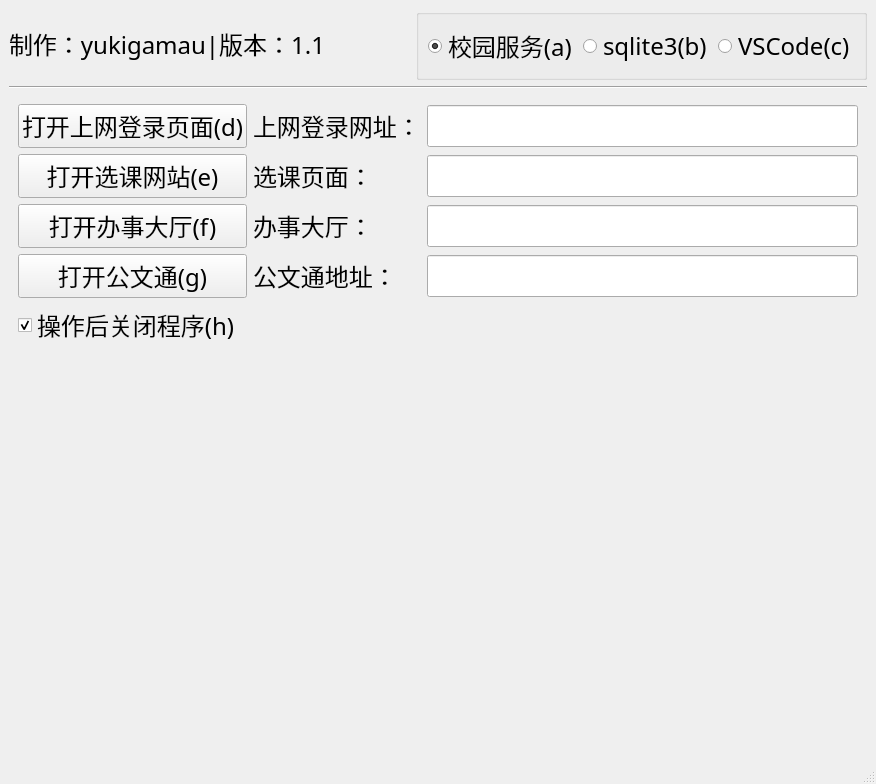
<?xml version="1.0" encoding="UTF-8"?>
<ui version="4.0">
 <class>MainWindow</class>
 <widget class="QMainWindow" name="MainWindow">
  <property name="geometry">
   <rect>
    <x>0</x>
    <y>0</y>
    <width>806</width>
    <height>683</height>
   </rect>
  </property>
  <property name="sizePolicy">
   <sizepolicy hsizetype="Expanding" vsizetype="Preferred">
    <horstretch>0</horstretch>
    <verstretch>0</verstretch>
   </sizepolicy>
  </property>
  <property name="windowTitle">
   <string>假命令行</string>
  </property>
  <widget class="QWidget" name="centralwidget">
   <property name="sizePolicy">
    <sizepolicy hsizetype="Expanding" vsizetype="Minimum">
     <horstretch>0</horstretch>
     <verstretch>0</verstretch>
    </sizepolicy>
   </property>
   <property name="font">
    <font>
     <family>新宋体</family>
     <pointsize>18</pointsize>
    </font>
   </property>
   <layout class="QVBoxLayout" name="verticalLayout_5">
    <item>
     <layout class="QHBoxLayout" name="horizontalLayout">
      <property name="bottomMargin">
       <number>0</number>
      </property>
      <item>
       <widget class="QLabel" name="label_5">
        <property name="sizePolicy">
         <sizepolicy hsizetype="Preferred" vsizetype="Fixed">
          <horstretch>0</horstretch>
          <verstretch>0</verstretch>
         </sizepolicy>
        </property>
        <property name="text">
         <string>制作：yukigamau|版本：1.1</string>
        </property>
       </widget>
      </item>
      <item>
       <spacer name="horizontalSpacer_2">
        <property name="orientation">
         <enum>Qt::Orientation::Horizontal</enum>
        </property>
        <property name="sizeHint" stdset="0">
         <size>
          <width>40</width>
          <height>20</height>
         </size>
        </property>
       </spacer>
      </item>
      <item>
       <widget class="QGroupBox" name="pageSelectBox">
        <property name="title">
         <string/>
        </property>
        <property name="flat">
         <bool>false</bool>
        </property>
        <layout class="QHBoxLayout" name="horizontalLayout_2">
         <item>
          <widget class="QRadioButton" name="schoolPageButton">
           <property name="text">
            <string>校园服务(a)</string>
           </property>
           <property name="shortcut">
            <string>A</string>
           </property>
           <property name="checkable">
            <bool>true</bool>
           </property>
           <property name="checked">
            <bool>true</bool>
           </property>
          </widget>
         </item>
         <item>
          <widget class="QRadioButton" name="sqlitePageButton">
           <property name="text">
            <string>sqlite3(b)</string>
           </property>
           <property name="shortcut">
            <string>B</string>
           </property>
          </widget>
         </item>
         <item>
          <widget class="QRadioButton" name="vscodePageButton">
           <property name="text">
            <string>VSCode(c)</string>
           </property>
           <property name="shortcut">
            <string>C</string>
           </property>
          </widget>
         </item>
        </layout>
       </widget>
      </item>
     </layout>
    </item>
    <item>
     <widget class="Line" name="line_2">
      <property name="orientation">
       <enum>Qt::Orientation::Horizontal</enum>
      </property>
     </widget>
    </item>
    <item>
     <widget class="QStackedWidget" name="mainShowWidget">
      <widget class="QWidget" name="schoolPage">
       <layout class="QVBoxLayout" name="verticalLayout_2">
        <item>
         <layout class="QGridLayout" name="gridLayout_2">
          <item row="2" column="3">
           <widget class="QLineEdit" name="chooseClassText"/>
          </item>
          <item row="3" column="1">
           <widget class="QLabel" name="label_2">
            <property name="text">
             <string>办事大厅：</string>
            </property>
           </widget>
          </item>
          <item row="1" column="0">
           <widget class="QPushButton" name="websiteButton">
            <property name="text">
             <string>打开上网登录页面(d)</string>
            </property>
            <property name="shortcut">
             <string>D</string>
            </property>
           </widget>
          </item>
          <item row="3" column="3">
           <widget class="QLineEdit" name="hallText"/>
          </item>
          <item row="3" column="0">
           <widget class="QPushButton" name="hallButton">
            <property name="text">
             <string>打开办事大厅(f)</string>
            </property>
            <property name="shortcut">
             <string>F</string>
            </property>
           </widget>
          </item>
          <item row="1" column="1">
           <widget class="QLabel" name="websiteLabel">
            <property name="text">
             <string>上网登录网址：</string>
            </property>
           </widget>
          </item>
          <item row="5" column="0">
           <widget class="QCheckBox" name="shutdownBox">
            <property name="text">
             <string>操作后关闭程序(h)</string>
            </property>
            <property name="iconSize">
             <size>
              <width>12</width>
              <height>12</height>
             </size>
            </property>
            <property name="shortcut">
             <string>H</string>
            </property>
            <property name="checked">
             <bool>true</bool>
            </property>
           </widget>
          </item>
          <item row="1" column="3">
           <widget class="QLineEdit" name="websiteText"/>
          </item>
          <item row="2" column="0">
           <widget class="QPushButton" name="chooseClassButton">
            <property name="text">
             <string>打开选课网站(e)</string>
            </property>
            <property name="shortcut">
             <string>E</string>
            </property>
           </widget>
          </item>
          <item row="2" column="1">
           <widget class="QLabel" name="chooseClassLable">
            <property name="text">
             <string>选课页面：</string>
            </property>
           </widget>
          </item>
          <item row="4" column="0">
           <widget class="QPushButton" name="documentButton">
            <property name="text">
             <string>打开公文通(g)</string>
            </property>
            <property name="shortcut">
             <string>G</string>
            </property>
           </widget>
          </item>
          <item row="4" column="1">
           <widget class="QLabel" name="label_3">
            <property name="text">
             <string>公文通地址：</string>
            </property>
           </widget>
          </item>
          <item row="4" column="3">
           <widget class="QLineEdit" name="documentText"/>
          </item>
         </layout>
        </item>
        <item>
         <spacer name="verticalSpacer">
          <property name="orientation">
           <enum>Qt::Orientation::Vertical</enum>
          </property>
          <property name="sizeHint" stdset="0">
           <size>
            <width>20</width>
            <height>40</height>
           </size>
          </property>
         </spacer>
        </item>
       </layout>
      </widget>
      <widget class="QWidget" name="sqlitePage">
       <layout class="QVBoxLayout" name="verticalLayout">
        <item>
         <layout class="QGridLayout" name="gridLayout_7">
          <property name="bottomMargin">
           <number>0</number>
          </property>
          <item row="0" column="2">
           <widget class="QComboBox" name="dbFilesChangeCCB"/>
          </item>
          <item row="4" column="0">
           <widget class="QPushButton" name="runSqlButton">
            <property name="text">
             <string>执行(ctrl+r)</string>
            </property>
            <property name="shortcut">
             <string>Ctrl+R</string>
            </property>
           </widget>
          </item>
          <item row="2" column="1">
           <widget class="QLabel" name="label_7">
            <property name="text">
             <string>表格名称：</string>
            </property>
           </widget>
          </item>
          <item row="0" column="1">
           <widget class="QLabel" name="label_8">
            <property name="sizePolicy">
             <sizepolicy hsizetype="Preferred" vsizetype="Fixed">
              <horstretch>0</horstretch>
              <verstretch>0</verstretch>
             </sizepolicy>
            </property>
            <property name="text">
             <string>数据库地址：</string>
            </property>
           </widget>
          </item>
          <item row="2" column="0">
           <widget class="QPushButton" name="openSqlViewButton">
            <property name="text">
             <string>表视图(F5)</string>
            </property>
            <property name="shortcut">
             <string>F5</string>
            </property>
           </widget>
          </item>
          <item row="4" column="1">
           <widget class="QLabel" name="label_9">
            <property name="text">
             <string>输入代码↓</string>
            </property>
           </widget>
          </item>
          <item row="2" column="2">
           <widget class="QLineEdit" name="tableNameText"/>
          </item>
          <item row="0" column="0">
           <layout class="QVBoxLayout" name="verticalLayout_4">
            <item>
             <widget class="QPushButton" name="dbFilesChangeButton">
              <property name="text">
               <string>修改数据库名单(d)</string>
              </property>
              <property name="shortcut">
               <string>D</string>
              </property>
             </widget>
            </item>
            <item>
             <widget class="QPushButton" name="sortCCBButton">
              <property name="text">
               <string>排序(e)</string>
              </property>
              <property name="shortcut">
               <string>E</string>
              </property>
             </widget>
            </item>
           </layout>
          </item>
         </layout>
        </item>
        <item>
         <widget class="QPlainTextEdit" name="runSqlText">
          <property name="sizePolicy">
           <sizepolicy hsizetype="Expanding" vsizetype="Preferred">
            <horstretch>0</horstretch>
            <verstretch>0</verstretch>
           </sizepolicy>
          </property>
         </widget>
        </item>
        <item>
         <layout class="QHBoxLayout" name="horizontalLayout_3">
          <property name="bottomMargin">
           <number>0</number>
          </property>
          <item>
           <widget class="QLabel" name="label">
            <property name="text">
             <string>表视图↓</string>
            </property>
           </widget>
          </item>
          <item>
           <spacer name="horizontalSpacer_3">
            <property name="orientation">
             <enum>Qt::Orientation::Horizontal</enum>
            </property>
            <property name="sizeHint" stdset="0">
             <size>
              <width>40</width>
              <height>20</height>
             </size>
            </property>
           </spacer>
          </item>
          <item>
           <widget class="QPushButton" name="saveButton">
            <property name="text">
             <string>应用修改(ctrl+s)</string>
            </property>
            <property name="shortcut">
             <string>Ctrl+S</string>
            </property>
           </widget>
          </item>
         </layout>
        </item>
        <item>
         <widget class="QTableView" name="dbTable"/>
        </item>
       </layout>
      </widget>
      <widget class="QWidget" name="vscodePage">
       <layout class="QGridLayout" name="gridLayout_8">
        <item row="4" column="0">
         <widget class="QPushButton" name="openVSCodeButton">
          <property name="text">
           <string>配置MSVC环境打开VSCode(g)</string>
          </property>
          <property name="shortcut">
           <string>G</string>
          </property>
         </widget>
        </item>
        <item row="2" column="0">
         <widget class="QPushButton" name="folderDelButton">
          <property name="text">
           <string>删除文件夹链接(f)</string>
          </property>
          <property name="shortcut">
           <string>F</string>
          </property>
         </widget>
        </item>
        <item row="1" column="1">
         <widget class="QLineEdit" name="folderAddText"/>
        </item>
        <item row="6" column="0">
         <spacer name="verticalSpacer_2">
          <property name="orientation">
           <enum>Qt::Orientation::Vertical</enum>
          </property>
          <property name="sizeHint" stdset="0">
           <size>
            <width>20</width>
            <height>40</height>
           </size>
          </property>
         </spacer>
        </item>
        <item row="1" column="0">
         <widget class="QPushButton" name="folderAddButton">
          <property name="text">
           <string>添加文件夹链接</string>
          </property>
         </widget>
        </item>
        <item row="0" column="1">
         <widget class="QComboBox" name="foldersCCB"/>
        </item>
        <item row="0" column="0">
         <widget class="QLabel" name="label_6">
          <property name="text">
           <string>文件夹：</string>
          </property>
         </widget>
        </item>
        <item row="5" column="0">
         <widget class="QCheckBox" name="shutdownForVSCodeBox">
          <property name="text">
           <string>开启后关闭程序(h)</string>
          </property>
          <property name="shortcut">
           <string>H</string>
          </property>
         </widget>
        </item>
        <item row="3" column="0">
         <widget class="QLabel" name="label_16">
          <property name="text">
           <string>MSVC命令行地址：</string>
          </property>
         </widget>
        </item>
        <item row="3" column="1">
         <widget class="QLineEdit" name="vsDevCmdAddrText"/>
        </item>
       </layout>
      </widget>
      <widget class="QWidget" name="dbFilesChangePage">
       <layout class="QVBoxLayout" name="verticalLayout_3">
        <item>
         <layout class="QGridLayout" name="gridLayout">
          <item row="1" column="5">
           <spacer name="horizontalSpacer">
            <property name="orientation">
             <enum>Qt::Orientation::Horizontal</enum>
            </property>
            <property name="sizeHint" stdset="0">
             <size>
              <width>40</width>
              <height>20</height>
             </size>
            </property>
           </spacer>
          </item>
          <item row="0" column="0">
           <widget class="QPushButton" name="backButton">
            <property name="text">
             <string>返回(ESC)</string>
            </property>
            <property name="shortcut">
             <string>Esc</string>
            </property>
           </widget>
          </item>
          <item row="1" column="1">
           <widget class="QComboBox" name="operateCCB">
            <item>
             <property name="text">
              <string>新建</string>
             </property>
            </item>
            <item>
             <property name="text">
              <string>删除</string>
             </property>
            </item>
            <item>
             <property name="text">
              <string>改名</string>
             </property>
            </item>
           </widget>
          </item>
          <item row="1" column="3">
           <widget class="QPushButton" name="operateButton">
            <property name="text">
             <string>执行(r)</string>
            </property>
            <property name="shortcut">
             <string>R</string>
            </property>
           </widget>
          </item>
          <item row="1" column="0">
           <widget class="QLabel" name="label_10">
            <property name="sizePolicy">
             <sizepolicy hsizetype="Preferred" vsizetype="Fixed">
              <horstretch>0</horstretch>
              <verstretch>0</verstretch>
             </sizepolicy>
            </property>
            <property name="text">
             <string>选择操作：</string>
            </property>
           </widget>
          </item>
          <item row="1" column="4">
           <widget class="QLabel" name="label_11">
            <property name="text">
             <string>修改后不可撤回</string>
            </property>
           </widget>
          </item>
         </layout>
        </item>
        <item>
         <widget class="QStackedWidget" name="operatorPage">
          <widget class="QWidget" name="newOperator">
           <layout class="QGridLayout" name="gridLayout_4">
            <item row="0" column="1">
             <widget class="QLineEdit" name="newDBNameText"/>
            </item>
            <item row="0" column="0">
             <widget class="QLabel" name="label_12">
              <property name="sizePolicy">
               <sizepolicy hsizetype="Preferred" vsizetype="Fixed">
                <horstretch>0</horstretch>
                <verstretch>0</verstretch>
               </sizepolicy>
              </property>
              <property name="text">
               <string>新建文件的名称：
要带上后缀名
请使用标准的地址写法</string>
              </property>
             </widget>
            </item>
            <item row="2" column="0">
             <spacer name="verticalSpacer_3">
              <property name="orientation">
               <enum>Qt::Orientation::Vertical</enum>
              </property>
              <property name="sizeHint" stdset="0">
               <size>
                <width>20</width>
                <height>40</height>
               </size>
              </property>
             </spacer>
            </item>
           </layout>
          </widget>
          <widget class="QWidget" name="deleteOperator">
           <layout class="QGridLayout" name="gridLayout_5">
            <item row="1" column="0">
             <widget class="QListWidget" name="DBList">
              <property name="sizePolicy">
               <sizepolicy hsizetype="Expanding" vsizetype="Expanding">
                <horstretch>0</horstretch>
                <verstretch>0</verstretch>
               </sizepolicy>
              </property>
             </widget>
            </item>
            <item row="0" column="0">
             <widget class="QLabel" name="label_13">
              <property name="text">
               <string>选择要删除的文件：</string>
              </property>
             </widget>
            </item>
           </layout>
          </widget>
          <widget class="QWidget" name="renameOperator">
           <layout class="QGridLayout" name="gridLayout_6">
            <item row="0" column="2">
             <widget class="QComboBox" name="renameCCB"/>
            </item>
            <item row="1" column="0">
             <widget class="QLabel" name="label_15">
              <property name="sizePolicy">
               <sizepolicy hsizetype="Fixed" vsizetype="Fixed">
                <horstretch>0</horstretch>
                <verstretch>0</verstretch>
               </sizepolicy>
              </property>
              <property name="text">
               <string>重命名的名字：</string>
              </property>
             </widget>
            </item>
            <item row="3" column="0">
             <spacer name="verticalSpacer_5">
              <property name="orientation">
               <enum>Qt::Orientation::Vertical</enum>
              </property>
              <property name="sizeHint" stdset="0">
               <size>
                <width>20</width>
                <height>40</height>
               </size>
              </property>
             </spacer>
            </item>
            <item row="1" column="2">
             <widget class="QLineEdit" name="renameText"/>
            </item>
            <item row="0" column="0">
             <widget class="QLabel" name="label_14">
              <property name="sizePolicy">
               <sizepolicy hsizetype="Fixed" vsizetype="Fixed">
                <horstretch>0</horstretch>
                <verstretch>0</verstretch>
               </sizepolicy>
              </property>
              <property name="text">
               <string>选择要重命名的文件：</string>
              </property>
             </widget>
            </item>
            <item row="2" column="0">
             <widget class="QCheckBox" name="addrSaveButton">
              <property name="text">
               <string>在原路径下修改</string>
              </property>
              <property name="checked">
               <bool>true</bool>
              </property>
             </widget>
            </item>
            <item row="2" column="2">
             <widget class="QLabel" name="label_4">
              <property name="text">
               <string>如果取消勾选，请保证输入的名字包含地址信息。
若勾选且在名字中包含路径信息，将仍然修改其路径。</string>
              </property>
             </widget>
            </item>
           </layout>
          </widget>
         </widget>
        </item>
       </layout>
      </widget>
     </widget>
    </item>
   </layout>
  </widget>
  <widget class="QStatusBar" name="statusbar"/>
 </widget>
 <resources/>
 <connections/>
</ui>
